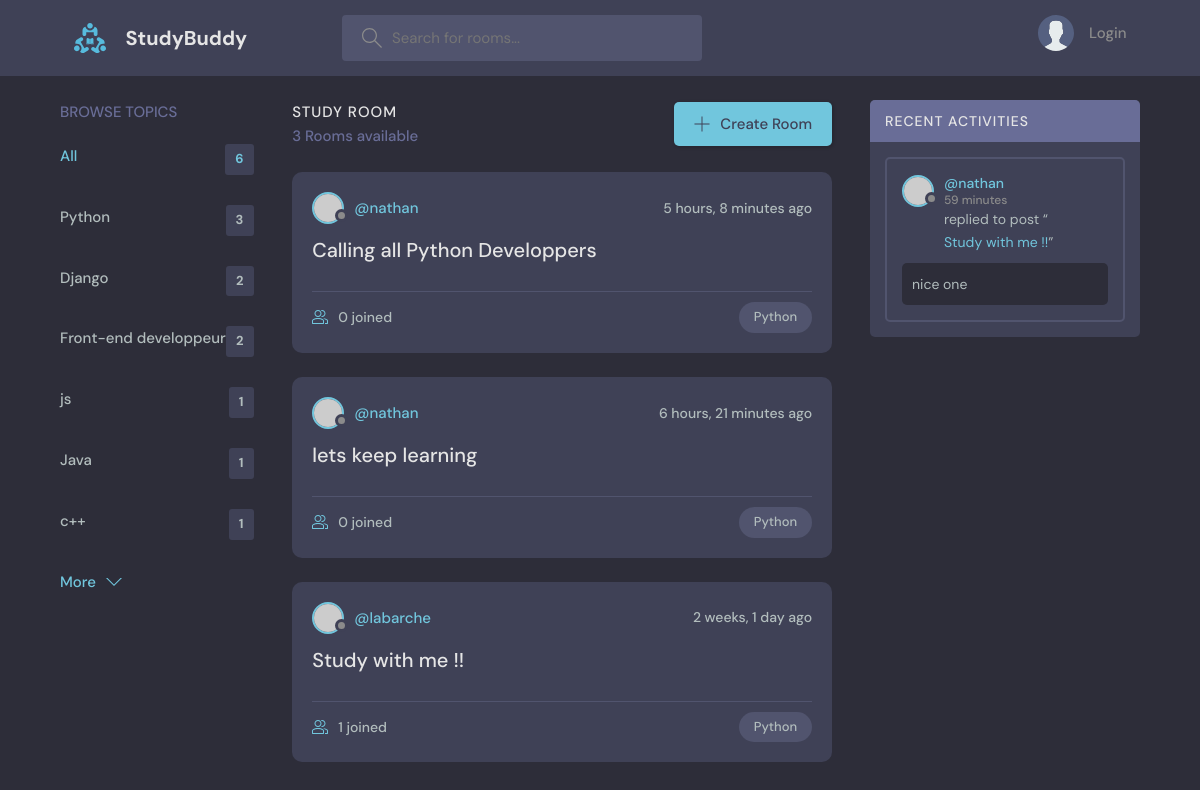
Page /?q=Python on the committed database.
### base/models.py (models this page shows, shortened)
class Topic(models.Model):
    name = models.CharField(max_length=200)

class Room(models.Model):
    host = models.ForeignKey(User, on_delete=models.SET_NULL, null=True)
    topic = models.ForeignKey(Topic, on_delete=models.SET_NULL, null=True)
    name = models.CharField(max_length=200)
    description = models.TextField(blank=True, null=True)
    participants = models.ManyToManyField(User, related_name='participants', blank=True)
    updated = models.DateTimeField(auto_now=True)
    created = models.DateTimeField(auto_now_add=True)
    class Meta :
        ordering = ['-created', '-updated']
    def __str__(self):
        return self.name

class Message(models.Model):
    user = models.ForeignKey(User, on_delete=models.CASCADE)
    room = models.ForeignKey(Room, on_delete=models.CASCADE)
    body = models.TextField()
    updated = models.DateTimeField(auto_now=True)
    created = models.DateTimeField(auto_now_add=True)
    class Meta :
        ordering = ['-created', '-updated']

### base/views.py (the view)
# urls.py: path("", views.home, name="home"),
def home(request):
    q = request.GET.get("q") if request.GET.get("q") != None else ""
    rooms = Room.objects.filter(
        Q(topic__name__icontains=q) |
        Q(name__icontains=q) |
        Q(description__icontains=q)
    )
    topics = Topic.objects.all()
    room_count = rooms.count()
    room_messages = Message.objects.filter(Q(room__topic__name__icontains=q) | Q(room__description__icontains=q))
    context = {"rooms": rooms, "topics": topics,
               "room_count": room_count, "room_messages": room_messages}
    return render(request, "base/home.html", context)

### base/templates/base/home.html (shortened to what this page needs)
{% extends 'main.html'%}
{%block content%}
    <main class="layout layout--3">
      <div class="container">
        {% include 'base/topics_component.html'%}
        <div class="roomList">
          <div class="roomList__header">
            <div>
              <h2>Study Room</h2>
              <p>{{ room_count }} Rooms available</p>
            </div>
            <a class="btn btn--main" href="{%url 'create-room'%}">
              <svg version="1.1" xmlns="http://www.w3.org/2000/svg" width="32" height="32" viewBox="0 0 32 32">
                <title>add</title>
                <path
                  d="M16.943 0.943h-1.885v14.115h-14.115v1.885h14.115v14.115h1.885v-14.115h14.115v-1.885h-14.115v-14.115z"
                ></path>
              </svg>
              Create Room
            </a>
          </div>
          {% include 'base/feed_component.html'%}
        </div>
        {%include 'base/activity_component.html'%}
      </div>
    </main>
{%endblock%}

### base/templates/base/topics_component.html
<div class="topics">
  <div class="topics__header">
    <h2>Browse Topics</h2>
  </div>
  <ul class="topics__list">
    <li>
      <a href="{%url 'home'%}" class="active">All <span>{{topics.count}}</span></a>
    </li>
    {% for topic in topics %}
    <li>
      <a href="{% url 'home' %}?q={{ topic.name }}">{{topic.name}} <span>{{topic.room_set.all.count}}</span></a>
    </li>
    {% endfor %}
  </ul>
  <a class="btn btn--link" href="topics.html">
    More
    <svg version="1.1" xmlns="http://www.w3.org/2000/svg" width="32" height="32" viewBox="0 0 32 32">
      <title>chevron-down</title>
      <path d="M16 21l-13-13h-3l16 16 16-16h-3l-13 13z"></path>
    </svg>
  </a>
</div>

### base/templates/base/feed_component.html (shortened to what this page needs)
{% for room in rooms %}
  <div class="roomListRoom">
    <div class="roomListRoom__header">
      <a href="{%url 'user-profile' room.host.id %}" class="roomListRoom__author">
        <div class="avatar avatar--small">
          <img src="https://randomuser.me/api/portraits/women/11.jpg" />
        </div>
        <span>@{{room.host.username}}</span>
      </a>
      <div class="roomListRoom__actions">
        <span>{{room.created|timesince}} ago</span>
      </div>
    </div>
    <div class="roomListRoom__content">
      <a href="{% url 'room' room.id %}">{{room.name}}</a>
    </div>
    <div class="roomListRoom__meta">
      <a href="{% url 'room' room.id %}" class="roomListRoom__joined">
        {{room.participants.all.count}} joined
      </a>
      <p class="roomListRoom__topic">{{room.topic.name}}</p>
    </div>
  </div>
{% endfor %}

### base/templates/base/activity_component.html (shortened to what this page needs)
<div class="activities">
  <div class="activities__header">
    <h2>Recent Activities</h2>
  </div>
  {% for message in room_messages %}
  <div class="activities__box">
    <div class="activities__boxHeader roomListRoom__header">
      <a href="{% url 'user-profile' message.user.id %}" class="roomListRoom__author">
        <div class="avatar avatar--small">
          <img src="https://randomuser.me/api/portraits/women/11.jpg" />
        </div>
        <p>
          @{{ message.user }}
          <span>{{ message.created|timesince }}</span>
        </p>
      </a>
    </div>
    <div class="activities__boxContent">
      <p>replied to post “<a href="{%url 'room' message.room.id%}}">{{message.room}}</a>”</p>
      <div class="activities__boxRoomContent">
        {{message.body}}
      </div>
    </div>
  </div>
  {% endfor %}
</div>

### rows in the picture
Topic: name "Python", room_set.all.count "3"
Topic: name "Django", room_set.all.count "2"
Topic: name "Front-end developpeur", room_set.all.count "2"
Topic: name "js", room_set.all.count "1"
Topic: name "Java", room_set.all.count "1"
Topic: name "c++", room_set.all.count "1"
Room: host.username "nathan", created "5 hours, 8 minutes", name "Calling all Python Developpers", participants.all.count "0", topic.name "Python"
Room: host.username "nathan", created "6 hours, 21 minutes", name "lets keep learning", participants.all.count "0", topic.name "Python"
Room: host.username "labarche", created "2 weeks, 1 day", name "Study with me !!", participants.all.count "1", topic.name "Python"
Message: user "nathan", created "59 minutes", room "Study with me !!", body "nice one"

### other values in the picture
{{ topics.count }} "6"
{{ room_count }} "3"
